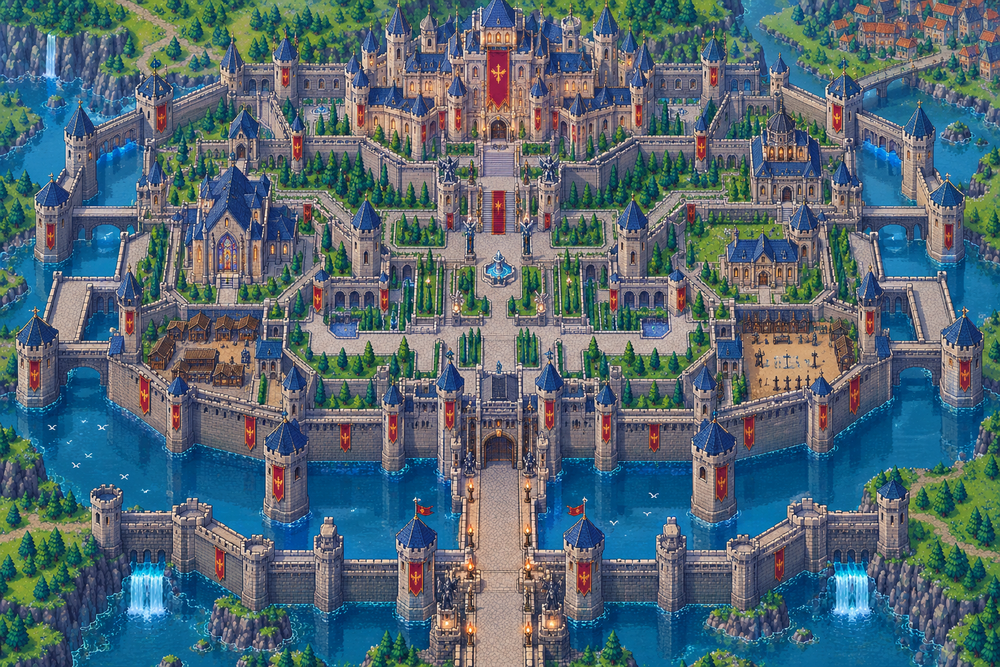
#> input picture docs/reference/castle_reference.png, 1000 x 667 px, shrunk from 1536 x 1024 before the run
$ python build.py
#> lines starting #> are read from the running program, lines starting #| are printed output that depends on the picture
"""
Block castle builder: rebuilds the castle plan out of my own pixel blocks.

  python3 block_castle/build.py [--cell 4] [--palette 128] [--detail 0.06] [--shapes basic|extended]

Every cell of the plan (cell x cell plan px) becomes one block:
  * a block SHAPE from a fixed vocabulary (solid, halves, quarters, diagonal steps, stripes ...)
  * two COLOURS from a palette fitted to the castle (k-means in Lab)
  * a MATERIAL surface texture I draw (stone courses, roof slates, water ripples, grass, wood, cloth, glow)
The shape/colours per cell are chosen to match the plan as closely as possible (least squares in Lab).

Outputs (block_castle/godot/): blockmap.png (R=colour A, G=colour B, B=shape), matmap.png (material),
palette.png, shapes.png, materials.png, block_castle.gdshader, BlockCastle.tscn, build_info.json
"""
import argparse, json, os
import numpy as np
from PIL import Image
from skimage.color import rgb2lab, lab2rgb
from scipy.cluster.vq import kmeans2

HERE = os.path.dirname(os.path.abspath(__file__)); ROOT = os.path.dirname(HERE)
OUT = os.path.join(HERE, 'godot'); os.makedirs(OUT, exist_ok=True)
PLAN = os.path.join(ROOT, 'docs/reference/castle_reference.png')

def shape_vocab(c, extended):
    """Binary masks c x c (1 = colour B). Colour swapping covers every inverse."""
    S = [np.zeros((c, c), np.uint8)]                                   # solid
    yy, xx = np.mgrid[0:c, 0:c]
    for k in range(1, c): S.append((yy >= k).astype(np.uint8))         # horizontal splits
    for k in range(1, c): S.append((xx >= k).astype(np.uint8))         # vertical splits
    for k in range(-(c - 1), c): S.append((xx - yy >= k).astype(np.uint8))   # diagonal steps \
    for k in range(1, 2 * c - 1): S.append((xx + yy >= k).astype(np.uint8))  # diagonal steps /
    h = c // 2
    for (y0, x0) in ((0, 0), (0, h), (h, 0), (h, h)):                  # quarters
        m = np.zeros((c, c), np.uint8); m[y0:y0 + h, x0:x0 + h] = 1; S.append(m)
    m = np.zeros((c, c), np.uint8); m[c // 4:c - c // 4, c // 4:c - c // 4] = 1; S.append(m)   # centre
    S.append((yy % 2).astype(np.uint8)); S.append((xx % 2).astype(np.uint8)); S.append(((xx + yy) % 2).astype(np.uint8))
    if extended:   # thin lines and single-pixel features: outlines, windows, mortar, slits
        for k in range(c):
            m = np.zeros((c, c), np.uint8); m[k, :] = 1; S.append(m)
            m = np.zeros((c, c), np.uint8); m[:, k] = 1; S.append(m)
        for y in range(c):
            for x in range(c):
                m = np.zeros((c, c), np.uint8); m[y, x] = 1; S.append(m)
        for y in range(c - 1):
            for x in range(c - 1):
                m = np.zeros((c, c), np.uint8); m[y:y + 2, x:x + 2] = 1; S.append(m)
        for k in range(c):
            for j in range(k + 1, c):
                m = np.zeros((c, c), np.uint8); m[:, k:j + 1] = 1; S.append(m)
                m = np.zeros((c, c), np.uint8); m[k:j + 1, :] = 1; S.append(m)
    uniq = []
    for m in S:
        if not any((m == u).all() or (m == 1 - u).all() for u in uniq): uniq.append(m)
    return np.array(uniq)

# ---------------------------------------------------------------- my material blocks (20 x 20 art px each)
def material_tiles(n=20):
    rng = np.random.default_rng(5)
    T = {}
    yy, xx = np.mgrid[0:n, 0:n]
    stone = np.full((n, n), 0.5)                                       # ashlar courses: 2 courses of 10, offset joints
    stone[(yy % 10) == 9] -= 0.10; stone[((yy // 10) % 2 == 0) & (xx == 4)] -= 0.08; stone[((yy // 10) % 2 == 1) & (xx == 14)] -= 0.08
    stone[(yy % 10) == 0] += 0.05; T['stone'] = stone
    roof = np.full((n, n), 0.5)                                        # slates: rows of rounded tiles
    for r in range(0, n, 5):
        for x in range(n):
            off = 0 if (r // 5) % 2 == 0 else 3
            if (x + off) % 6 == 0: roof[r:r + 4, x] -= 0.06
        roof[r + 4 if r + 4 < n else n - 1, :] -= 0.08; roof[r, :] += 0.04
    T['roof'] = roof
    water = np.full((n, n), 0.5)                                       # ripple dashes
    for (y, x0, L) in ((3, 2, 5), (8, 11, 6), (13, 4, 4), (17, 13, 5)):
        water[y, x0:x0 + L] += 0.08
    T['water'] = water
    grass = np.full((n, n), 0.5) + rng.normal(0, 0.025, (n, n))        # blade ticks
    for _ in range(14):
        y, x = rng.integers(2, n), rng.integers(0, n); grass[y - 2:y, x] += 0.07
    T['grass'] = grass
    wood = np.full((n, n), 0.5); wood[:, ::5] -= 0.08; wood[(yy * 7 + xx * 3) % 23 == 0] -= 0.05; T['wood'] = wood
    cloth = np.full((n, n), 0.5) + 0.04 * np.sin(xx / n * 2 * np.pi * 2); T['cloth'] = cloth
    paving = np.full((n, n), 0.5); paving[(yy % 10) == 9] -= 0.07; paving[(xx % 10) == 9] -= 0.07; T['paving'] = paving
    T['glow'] = np.full((n, n), 0.5)
    return T
MATS = ['stone', 'roof', 'water', 'grass', 'wood', 'cloth', 'paving', 'glow']

def classify(rgb_mean):
    """Material per cell from its mean colour (0..1)."""
    r, g, b = rgb_mean[..., 0], rgb_mean[..., 1], rgb_mean[..., 2]
    mx = rgb_mean.max(-1); mn = rgb_mean.min(-1); s = (mx - mn) / np.maximum(mx, 1e-6); v = mx
    m = np.zeros(r.shape, np.uint8)                                    # stone
    m[(b > r + 0.08) & (g > r) & (s > 0.35)] = 2                        # water (cyan-blue)
    m[(b > r + 0.06) & (g <= r + 0.12) & (s > 0.3) & (m == 0)] = 1      # roof (navy blue)
    m[(g > r + 0.03) & (g > b) & (s > 0.2)] = 3                         # grass / trees
    m[(r > g + 0.12) & (r > b + 0.12) & (v > 0.35) & (s > 0.45)] = 5    # banners
    m[(r > b + 0.12) & (g > b + 0.05) & (s > 0.35) & (s <= 0.6) & (v < 0.75)] = 4   # wood / dirt
    m[(v > 0.8) & (r > b + 0.2) & (s > 0.4)] = 7                        # glow / fire
    m[(m == 0) & (v > 0.62) & (s < 0.22)] = 6                           # light paving
    return m

def build(cell, palette_n, detail, shapes_kind):
#> called with cell = 4, palette_n = 128, detail = 0.06, shapes_kind = 'basic'
    img = np.asarray(Image.open(PLAN).convert('RGB'), float) / 255
    H, W, _ = img.shape; gh, gw = H // cell, W // cell
#> after `H, W, _ = img.shape`: H = 667; W = 1000
#> after `gh, gw = (H // cell, W // cell)`: gh = 166; gw = 250
    lab = rgb2lab(img)
#> lab: shape (667, 1000, 3) float64; mean of channels 0, 1, 2 43.5, -1.2, -7.5
    # palette: k-means in Lab on a sample of plan pixels
    rng = np.random.default_rng(0)
    sample = lab.reshape(-1, 3)[rng.choice(H * W, 120000, replace=False)]
    cent, _ = kmeans2(sample, palette_n, minit='++', seed=1, iter=25)
#> cent = 128 rows, first 8: [32.31, 4.82, -21.83], [53.51, 11.57, 13.91], [34.18, -21.27, -0.906], [62.82, 5.74, 4.03], [31.48, -1.8, -18.24], [56.25, -25.08, 37.66], [41.51, 2.88, -6.19], [52.01, -8.72, -34.9]
    # cells as (gh, gw, c*c, 3)
    L = lab[:gh * cell, :gw * cell].reshape(gh, cell, gw, cell, 3).transpose(0, 2, 1, 3, 4).reshape(gh, gw, cell * cell, 3)
    S = shape_vocab(cell, shapes_kind == 'extended').reshape(-1, cell * cell).astype(bool)
    def nearest(c):   # palette index for Lab colours (...,3)
        d = ((c[..., None, :] - cent[None, None, :, :]) ** 2).sum(-1) if c.ndim == 3 else ((c[:, None, :] - cent[None, :, :]) ** 2).sum(-1)
        return d.argmin(-1)
    best_err = np.full((gh, gw), np.inf); bA = np.zeros((gh, gw), int); bB = np.zeros((gh, gw), int); bS = np.zeros((gh, gw), int)
    for si, m in enumerate(S):
        nb = m.sum(); na = m.size - nb
        mA = L[:, :, ~m].mean(2) if na else np.zeros((gh, gw, 3))
        mB = L[:, :, m].mean(2) if nb else mA
        iA = nearest(mA.reshape(-1, 3)).reshape(gh, gw); iB = nearest(mB.reshape(-1, 3)).reshape(gh, gw)
        cA = cent[iA]; cB = cent[iB]
        rec = np.where(m[None, None, :, None], cB[:, :, None, :], cA[:, :, None, :])
        err = ((L - rec) ** 2).sum(-1).mean(-1)
        better = err < best_err
        best_err[better] = err[better]; bA[better] = iA[better]; bB[better] = iB[better]; bS[better] = si
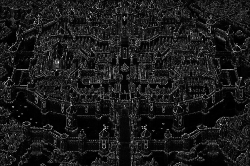
#> best_err: shape (166, 250) float64; min 0.531, max 848.5, mean 90.5; drawn with min black and max white
    # material per cell from the plan's mean colour
    rgbm = img[:gh * cell, :gw * cell].reshape(gh, cell, gw, cell, 3).mean((1, 3))
    mat = classify(rgbm)
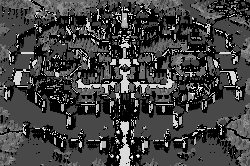
#> mat: shape (166, 250); min 0, max 7, mean 1.81; drawn with min black and max white
    # ---- write Godot data
    pal_rgb = np.clip(lab2rgb(cent[None, :, :])[0], 0, 1)
#> pal_rgb = 128 rows, first 8: [0.244, 0.295, 0.432], [0.611, 0.471, 0.41], [0.118, 0.351, 0.319], [0.649, 0.582, 0.569], [0.197, 0.299, 0.401], [0.44, 0.569, 0.26], [0.384, 0.38, 0.424], [0.143, 0.515, 0.719]
    pal = np.zeros((1, 256, 3), np.uint8); pal[0, :palette_n] = (pal_rgb * 255 + 0.5).astype(np.uint8)
    Image.fromarray(pal).save(os.path.join(OUT, 'palette.png'))
    bm = np.dstack([bA, bB, bS]).astype(np.uint8); Image.fromarray(bm, 'RGB').save(os.path.join(OUT, 'blockmap.png'))
    Image.fromarray(mat.astype(np.uint8), 'L').save(os.path.join(OUT, 'matmap.png'))
    nS = len(S); sh = np.zeros((cell, nS * cell), np.uint8)
    for i, m in enumerate(S): sh[:, i * cell:(i + 1) * cell] = m.reshape(cell, cell) * 255
    Image.fromarray(sh, 'L').save(os.path.join(OUT, 'shapes.png'))
    T = material_tiles(20); at = np.zeros((20, 20 * len(MATS)), np.uint8)
    for i, k in enumerate(MATS): at[:, i * 20:(i + 1) * 20] = np.clip(T[k] * 255, 0, 255).astype(np.uint8)
    Image.fromarray(at, 'L').save(os.path.join(OUT, 'materials.png'))
    # preview reconstruction in Python (same maths as the shader) for quick checks
    pal_f = pal[0].astype(float) / 255
    rec = np.zeros((gh * cell, gw * cell, 3))
    sub = S.reshape(nS, cell, cell)
    yy, xx = np.mgrid[0:gh * cell, 0:gw * cell]
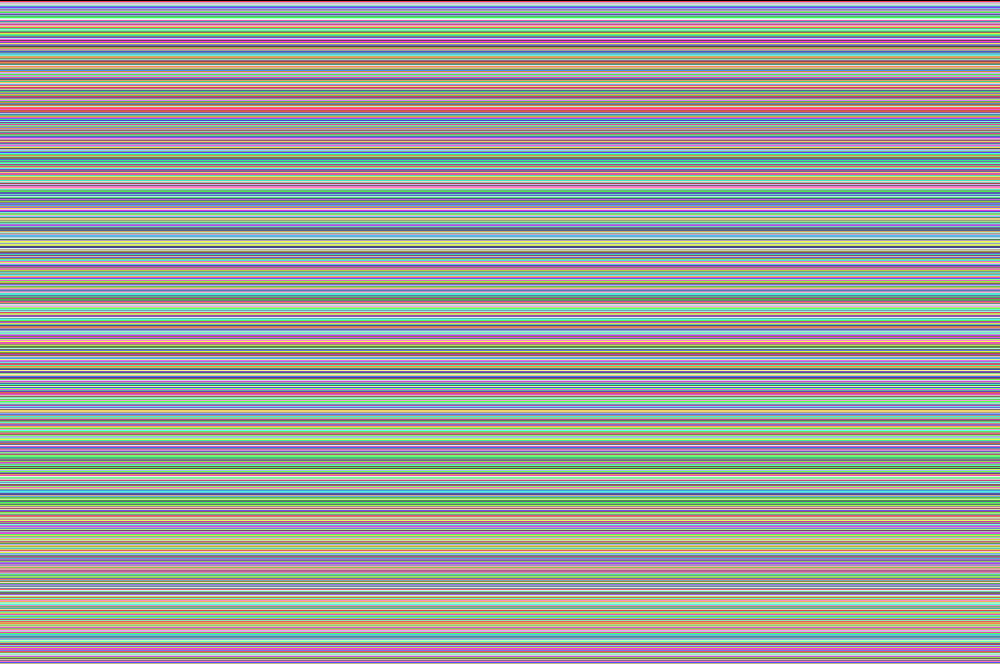
#> yy: shape (664, 1000) int64; 664 distinct labels, from 0 to 663; one colour per label, 0 black
    cy, cx = yy // cell, xx // cell; m = sub[bS[cy, cx], yy % cell, xx % cell]
#> after `cy, cx = (yy // cell, xx // cell)`:
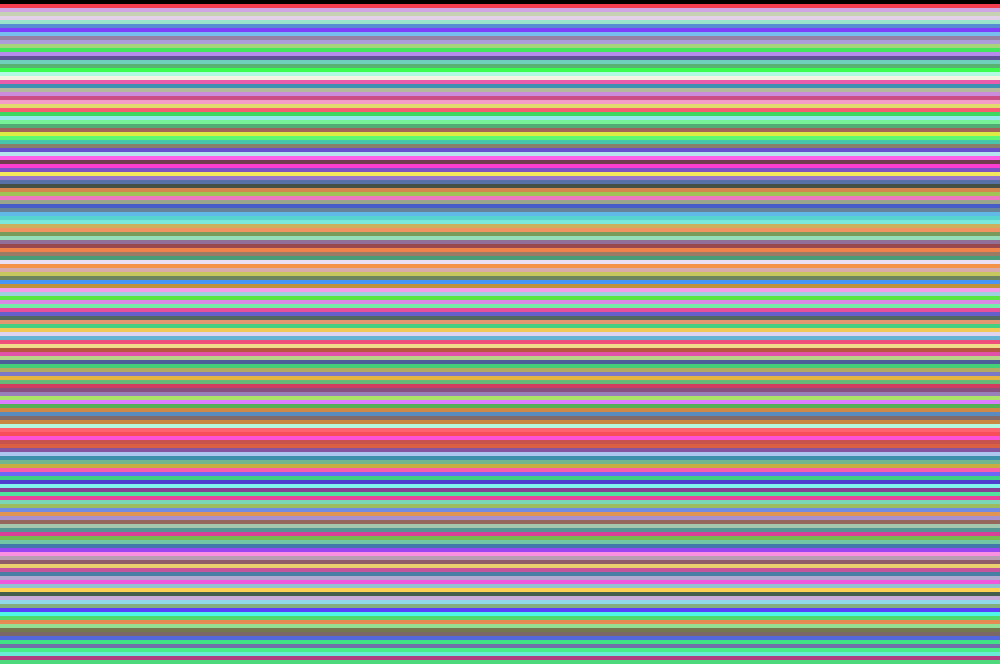
#> cy: shape (664, 1000) int64; 166 distinct labels, from 0 to 165; one colour per label, 0 black
#> after `m = sub[bS[cy, cx], yy % cell, xx % cell]`:
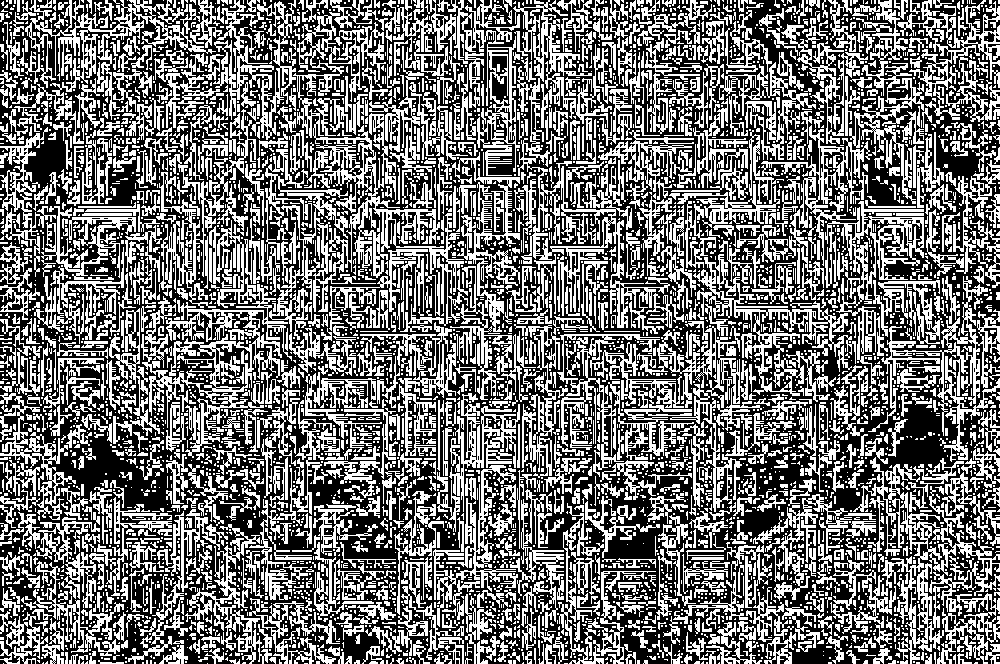
#> m: shape (664, 1000) bool; 44.3% white in thin lines or dots
    col = np.where(m[..., None], pal_f[bB[cy, cx]], pal_f[bA[cy, cx]])
    dpx = (xx * 20 // cell) % 20; dpy = (yy * 20 // cell) % 20
#> after `dpy = yy * 20 // cell % 20`:
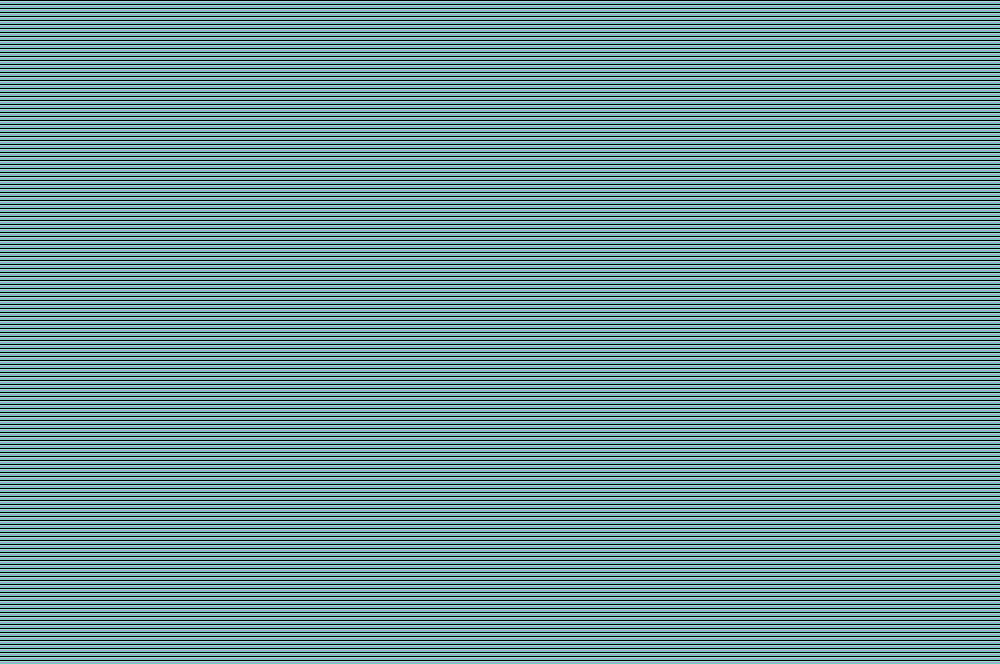
#> dpy: shape (664, 1000) int64; 4 distinct labels, from 0 to 15; one colour per label, 0 black
    d = at[dpy, mat[cy, cx] * 20 + dpx].astype(float) / 255
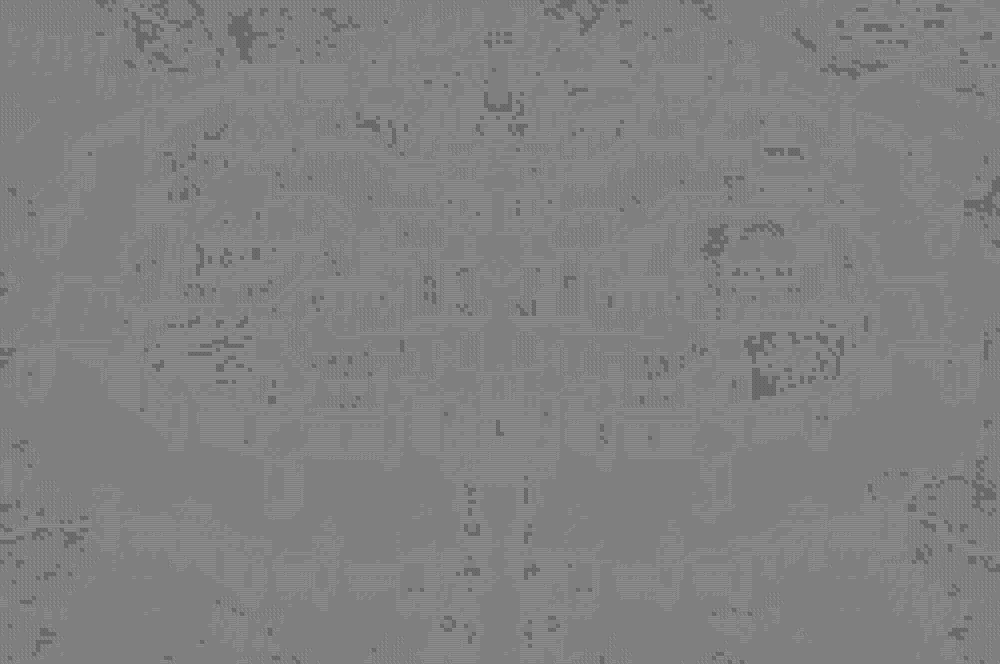
#> d: shape (664, 1000) float64; min 0.369, max 0.549, mean 0.505
    col = np.clip(col * (1 + (d * 2 - 1) * detail / 0.1)[..., None], 0, 1)
    Image.fromarray((col * 255 + 0.5).astype(np.uint8)).save(os.path.join(OUT, 'preview.png'))
    info = dict(cell=cell, grid=[gw, gh], palette=palette_n, shapes=nS, detail=detail, shapes_kind=shapes_kind,
                world_size=[gw * cell * 10, gh * cell * 10])
#> info = {'cell': 4, 'grid': [250, 166], 'palette': 128, 'shapes': 27, 'detail': 0.06, 'shapes_kind': 'basic', 'world_size': [10000, 6640]}
    json.dump(info, open(os.path.join(OUT, 'build_info.json'), 'w'), indent=1)
    return info

SHADER = r'''shader_type canvas_item;
// Block castle renderer: every cell is one of my pixel blocks
// (shape from the shape vocabulary, two palette colours, material surface texture).
uniform sampler2D blockmap : filter_nearest;      // R = colour A, G = colour B, B = shape id
uniform sampler2D matmap : filter_nearest;        // material id
uniform sampler2D palette : source_color, filter_nearest;
uniform sampler2D shapes : filter_nearest;        // CELL x (CELL * n_shapes), white = colour B
uniform sampler2D materials : filter_nearest;     // 20 x (20 * n_materials), 0.5 = neutral
uniform int cell = 4;
uniform vec2 plan_size = vec2(1536.0, 1024.0);
uniform float detail = 0.06;

void fragment() {
	vec2 px = floor(UV * plan_size * 5.0) / 5.0;          // plan px, snapped to my 20-px block art grid
	ivec2 c = ivec2(floor(px / float(cell)));
	vec3 bm = texelFetch(blockmap, c, 0).rgb;
	int ia = int(bm.r * 255.0 + 0.5); int ib = int(bm.g * 255.0 + 0.5); int is = int(bm.b * 255.0 + 0.5);
	int mat = int(texelFetch(matmap, c, 0).r * 255.0 + 0.5);
	ivec2 sub = ivec2(floor(mod(px, float(cell))));
	float m = texelFetch(shapes, ivec2(is * cell + sub.x, sub.y), 0).r;
	vec3 col = texelFetch(palette, ivec2(m > 0.5 ? ib : ia, 0), 0).rgb;
	ivec2 d = ivec2(floor(mod(px * 20.0 / float(cell), 20.0)));
	float t = texelFetch(materials, ivec2(mat * 20 + d.x, d.y), 0).r;
	col *= 1.0 + (t * 2.0 - 1.0) * detail / 0.1;
	COLOR = vec4(col, 1.0);
}
'''

def write_godot(info):
    open(os.path.join(OUT, 'block_castle.gdshader'), 'w').write(SHADER)
    gw, gh = info['grid']; cell = info['cell']
    for f in ('blockmap', 'matmap', 'palette', 'shapes', 'materials'):
        open(os.path.join(OUT, f + '.png.import'), 'w').write(f'''[remap]

importer="texture"
type="CompressedTexture2D"

[deps]

source_file="res://block_castle/godot/{f}.png"

[params]

compress/mode=0
mipmaps/generate=false
process/fix_alpha_border=false
process/premult_alpha=false
detect_3d/compress_to=0
''')
    P = 'res://block_castle/godot/'
    open(os.path.join(OUT, 'BlockCastle.tscn'), 'w').write(f'''[gd_scene load_steps=8 format=3]

[ext_resource type="Shader" path="{P}block_castle.gdshader" id="sh"]
[ext_resource type="Texture2D" path="{P}blockmap.png" id="bm"]
[ext_resource type="Texture2D" path="{P}matmap.png" id="mm"]
[ext_resource type="Texture2D" path="{P}palette.png" id="pal"]
[ext_resource type="Texture2D" path="{P}shapes.png" id="shp"]
[ext_resource type="Texture2D" path="{P}materials.png" id="mat"]

[sub_resource type="ShaderMaterial" id="m"]
shader = ExtResource("sh")
shader_parameter/blockmap = ExtResource("bm")
shader_parameter/matmap = ExtResource("mm")
shader_parameter/palette = ExtResource("pal")
shader_parameter/shapes = ExtResource("shp")
shader_parameter/materials = ExtResource("mat")
shader_parameter/cell = {cell}
shader_parameter/plan_size = Vector2({gw * cell}, {gh * cell})
shader_parameter/detail = {info["detail"]}

[node name="BlockCastle" type="Sprite2D"]
texture_filter = 1
material = SubResource("m")
texture = ExtResource("bm")
centered = false
scale = Vector2({cell * 10}, {cell * 10})
''')

if __name__ == '__main__':
    ap = argparse.ArgumentParser()
    ap.add_argument('--cell', type=int, default=4); ap.add_argument('--palette', type=int, default=128)
    ap.add_argument('--detail', type=float, default=0.06); ap.add_argument('--shapes', default='basic')
    a = ap.parse_args()
    info = build(a.cell, a.palette, a.detail, a.shapes); write_godot(info); print(json.dumps(info))
